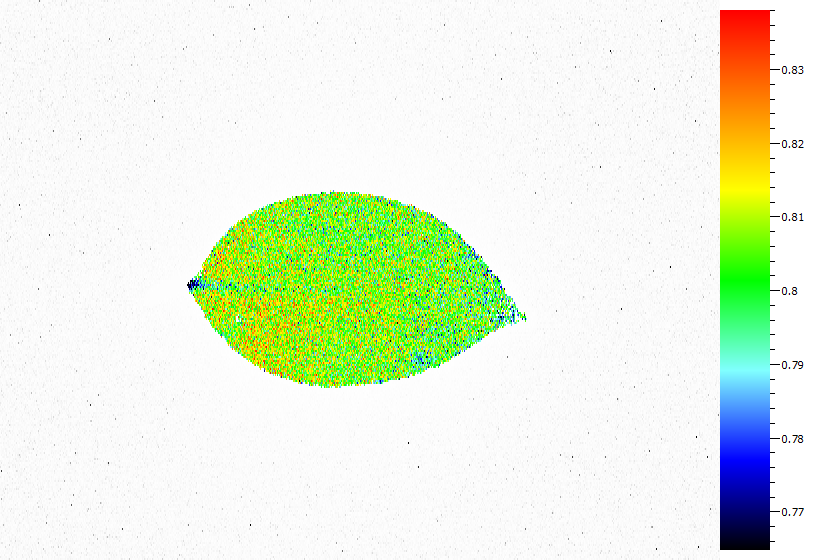
#> input picture test/img/bar.bmp, 820 x 560 px
$ python detect.py --input ../img/bar.bmp
#> lines starting #> are read from the running program, lines starting #| are printed output that depends on the picture; after the words box and inside, x2 and y2 are one past the last pixel; in counts of white or black regions, pixels touching at a corner belong together
#!/usr/bin/env python3.11
# -*- coding: utf-8 -*-
"""Detect and extract leaves."""

import argparse
import os
import sys

import cv2
import numpy as np


def main():
    mode, input, output = args()
    d = Detect()
    if mode == 'leaf':
        try:
            img, _ = d.extr_leaf(input, output)
            cv2.imwrite('test.png', img)
        except (TypeError, ValueError) as e:
            print(e)
            sys.exit()
    elif mode == 'green':
        try:
            d.extr_green(input, output)
        except (TypeError, ValueError) as e:
            print(e)
            sys.exit()

def args():
    parser = argparse.ArgumentParser(\
        description='Detect and extract leaf and fvfm scale bar.')
    parser.add_argument('--mode', choices=['leaf', 'green'], default='leaf')
    parser.add_argument('-i', '--input', required=True)
    parser.add_argument('-o', '--output', default='./')
    args = parser.parse_args()
    return args.mode, args.input, args.output

class Detect:
    """Detect and extract leaves.

    Extract fresh leaves, stained leaves, Fv/Fm value scale bar
    from an image, and detect each leaf size and tilt.

    Attributes:
        resize (:obj:`int`): Image size after resizing. Defaults to 1000.
        canny_thr1 (:obj:`int`): Canny threshold1. Defaults to 100.
        canny_thr2 (:obj:`int`): Canny threshold2. Defaults to 200.
        bin_thr (:obj:`float`): Threshold of binarization. Defaults to 60.
        bin_max (:obj:`float`): Max value of binarization. Defaults to 255.
        min_area (:obj:`int`): Minimun leaf area as a fraction of the
            image. Defaults to 100.
        hsv_min (:obj:`numpy.ndarray[int]`): Minimum HSV value of green.
            Defaults to [30, 50, 50].
        hsv_max (:obj:`numpy.ndarray[int]`): Maximum HSV value of green.
            Defaults to [90, 255, 200].
        blur (:obj:`tuple`): Kernel size of blur (width, height).
            Defaults to (5,5)
        ext (:obj:`str`): Resutl file extension. Defaults to '.png'
    """

    def __init__(self) -> None:
        self.__set_default()

    def __set_default(self) -> None:
        """Set default value to each parameter."""
        self.resize = 1000
        self.canny_thr1 = 100
        self.canny_thr2 = 200
        self.bin_thr = 60
        self.bin_max = 255
        self.min_area = 100
        self.hsv_min = np.array([30,50,50])
        self.hsv_max = np.array([90,255,200])
        self.blur = (5,5)
        self.ext = '.png'

    # [48 lines left out: function set_param, not called in this run]

    def __save(self, img: np.ndarray, name: str, outdir='./') -> None:
        """Save as image file.

        Args:
            img (:obj:`numpy.ndarray`): Image to save
            name (:obj:`str`): File name without extension
            ext (:obj:`str`, optional): File extension.
                Defaults to '.png'

        Returns:
            None
        """
        output = outdir + self.img_name + '_' + name + self.ext
        cv2.imwrite(output, img)

    # [12 lines left out: function __resize, not called in this run]

    def __get_cnts(self, img: np.ndarray) -> list:
        """Find contours with an area larger than the set value.

        Args:
            img (:obj:`numpy.ndarray`): Input binary image.

        Returns:
            list: Contours with an area larger than the set value.
        """
        cnts, _ = cv2.findContours(img, cv2.RETR_EXTERNAL,
                                   cv2.CHAIN_APPROX_SIMPLE)
        height, width = img.shape[:2]
        min_area = height * width / self.min_area
        cnts_list = list(filter(lambda x: cv2.contourArea(x) > min_area, cnts))
        return cnts_list

    def __assess_noise(self, img: np.ndarray) -> int:
        """Assess noise of image.

        Args:
            img (:obj:`numpy.ndarray`): Input image.

        Returns:
            int: Number of noise.
        """
        img_canny = cv2.Canny(img, self.canny_thr1, self.canny_thr2)
        cnts, _ = cv2.findContours(img_canny, cv2.RETR_EXTERNAL, cv2.CHAIN_APPROX_SIMPLE)
        height, width = img.shape[:2]
        min_area = height * width / 1000
        cnts_list = list(filter(lambda x: cv2.contourArea(x) < min_area, cnts))
        return len(cnts_list)

    def __bin(self, img: np.ndarray) -> np.ndarray:
        """Binarization.

        Args:
            img (:obj:`numpy.ndarray`): Input gray scale image.

        Returns:
            numpy.ndarray: Binary image.
        """
        _, img_bin = cv2.threshold(img, self.bin_thr, self.bin_max,
                                   cv2.THRESH_BINARY)
        return img_bin

    # [12 lines left out: function __green_range, not called in this run]

    def extr_leaf(self, input_path: str, output_path: str = './') -> np.ndarray:
        try:
            img = self.__input_img(input_path)
        except (TypeError, ValueError) as e:
            raise
        try:
            cnts_list = self.__best_hsv(img)
        except (ValueError) as e:
            raise
        for cnts in cnts_list:
            shape = self.__shape_leaf(img, cnts)
            if shape is not None:
                break
        if shape is None:
            raise ValueError('No contours were detected.')
        main_obj = self.__main_obj(img, [shape])
        res_img = img.copy()
        cv2.drawContours(res_img, [main_obj], -1, (0,0,255), 3)
        self.__save(res_img, 'leaf-cnts', outdir=output_path)
        img = self.__extr(img, main_obj)
        return img, main_obj

    # [16 lines left out: function extr_green, not called in this run]

    def __extr(self, img, cnts):
        mask = np.zeros(img.shape, np.uint8)
        cv2.drawContours(mask, [cnts], 0, (255, 255, 255), -1)
        result = cv2.bitwise_and(img, mask)
        return result

    def __input_img(self, path: str) -> np.ndarray:
#> called with path = '../img/bar.bmp'
        if path == '':
            raise ValueError('Nothing has been entered. Please select an input image')
        elif os.path.isfile(path):
            img = cv2.imread(path)
#> img is the input picture: shape (560, 820, 3); mean B, G, R 220.3, 242.5, 231.4
            if not isinstance(img, np.ndarray):
                raise TypeError(f'\'{path}\' is not an image file')
            else:
                self.img_name = os.path.splitext(os.path.basename(path))[0]
                return img
        else:
            raise ValueError(f'Cannot access \'{path}\': No such file or directory')

    def __shape_leaf(self, img: np.ndarray, cnts: np.ndarray):
        shape_list = []
        for cnt in cnts:
            diff_approx = self.__approx_ellipse(img, cnt)
            if diff_approx:
                shape_list.append([diff_approx, cnt])
        shape_list.sort(key=lambda x: x[0])
        if len(shape_list) > 0:
            return shape_list[0][1]

    def __approx_ellipse(self, img: np.ndarray, cnts: np.ndarray):
        h, w = img.shape[:2]
        img_ellipse = np.zeros(img.shape[:3], np.uint8)
        img_cnts = img_ellipse.copy()
        ellipse = cv2.fitEllipse(cnts)
        x, y = ellipse[0]
        elp_h, elp_w = ellipse[1]
        cv2.ellipse(img_ellipse, ellipse, (255,255,255), -1)
        cv2.drawContours(img_cnts, [cnts], -1, (255,255,255), -1)
        img_and = cv2.bitwise_and(img_ellipse, img_cnts)
        img_xor = cv2.bitwise_xor(img_and, img_ellipse)
        xor_area = np.sum(img_xor) / 255 / 3
        elp_area = np.sum(img_ellipse) / 255 / 3
        # Whether the ellipse extends beyond the image or not.
        if ((np.abs(h / 2 - y) + (elp_h / 2)) < (h / 2 * 1.05)) and \
           ((np.abs(w / 2 - x) + (elp_w / 2)) < (w / 2 * 1.05)):
            # How far away from the ellipse.
            if (xor_area / elp_area) < 0.2:
                return xor_area
        else:
            return False

    def __main_obj(self, img: np.ndarray, cnts: np.ndarray) -> np.ndarray:
        h, w = img.shape[:2]
        center = (int(w /2), int(h / 2))
        main_obj = None
        obj_list = []
        for cnt in cnts:
            dist = cv2.pointPolygonTest(cnt, center, True)
            obj_list.append([dist, cnt])
            if dist >= 0:
                main_obj = cnt
        if main_obj is None:
            obj_list.sort(key=lambda x: x[0], reverse=True)
            main_obj = obj_list[0][1]
        return main_obj

    # [14 lines left out: function __green_ratio, not called in this run]

    def __best_hsv(self, img: np.ndarray) -> list:
        """Sort H, S, and V in order of decreasing noise

        Args:
            img (:obj:`numpy.ndarray`): Input color image.

        Returns:
            list: List of contours sorted in order of decreasing noise.
        """
        img_hsv = cv2.cvtColor(img, cv2.COLOR_BGR2HSV)
#> img_hsv: shape (560, 820, 3); mean H, S, V 8.9, 37.5, 249.8
        hsv = cv2.split(img_hsv)
        best = []
        h, w = img.shape[:2]
#> h = 560; w = 820
        area = h * w
#> area = 459200
        for image in hsv:
            bin = self.__bin(image)
            white = np.sum(bin) / 255
            black = area - white
            if (white / area) > 0.98 or (black / area) > 0.98:
                continue
            cnts = self.__get_cnts(bin)
            noise = self.__assess_noise(image)
            if len(cnts) > 0:
                best.append([noise, cnts])
#> this loop made 3 passes
#> (white, black, noise) on passes 1 to 2: (29130, 430070, 1298), (73476, 385724, 1584)
#> (white, black) on pass 3: (457711, 1489)
#> pass 1, in __bin, `_, img_bin = cv2.threshold(img, self.bin_thr, self.bin_max, cv2.THRESH..`:
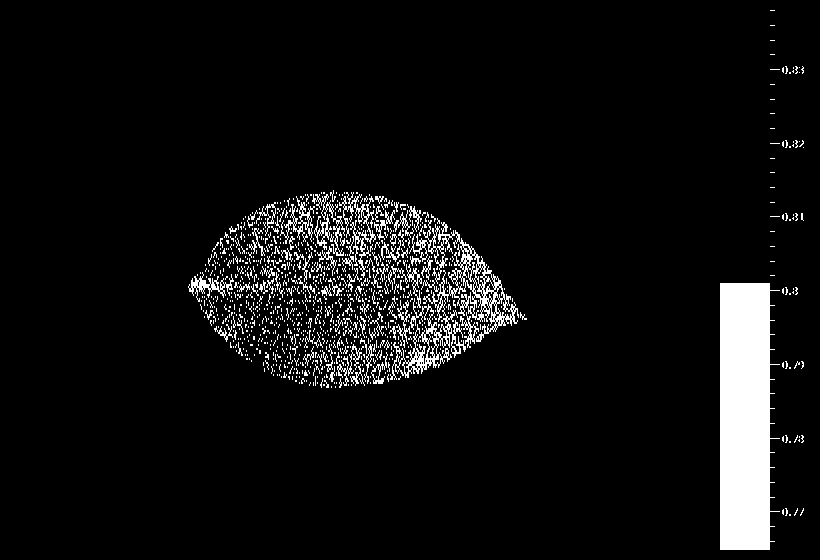
#> img_bin: shape (560, 820); 6.3% white; 978 white regions (889 under 20 px), largest, box (x1, y1, x2, y2) and area: (720, 283, 780, 550) 13460, (390, 220, 519, 380) 4290, (339, 192, 376, 278) 838
#> pass 1, in __assess_noise, `img_canny = cv2.Canny(img, self.canny_thr1, self.canny_thr2)`:
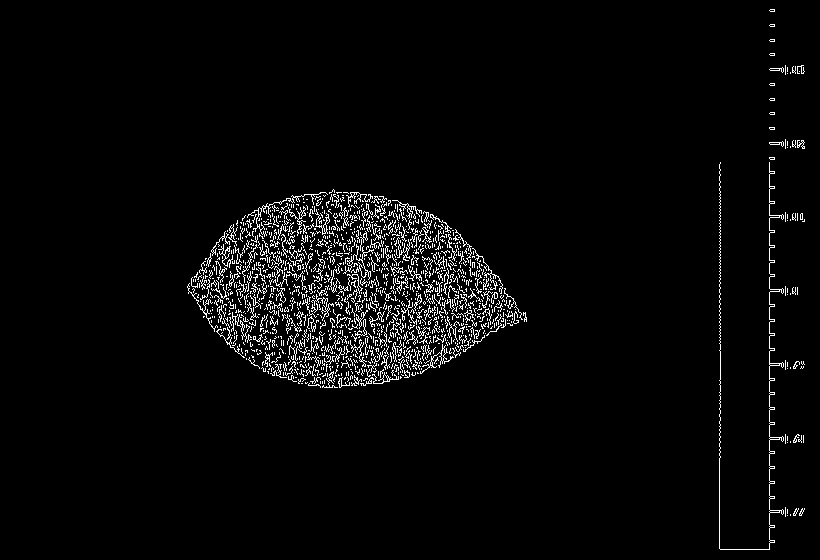
#> img_canny: shape (560, 820); 3.3% white in thin lines or dots, all inside (x1, y1, x2, y2) = (187, 9, 805, 550)
#> after the loop:
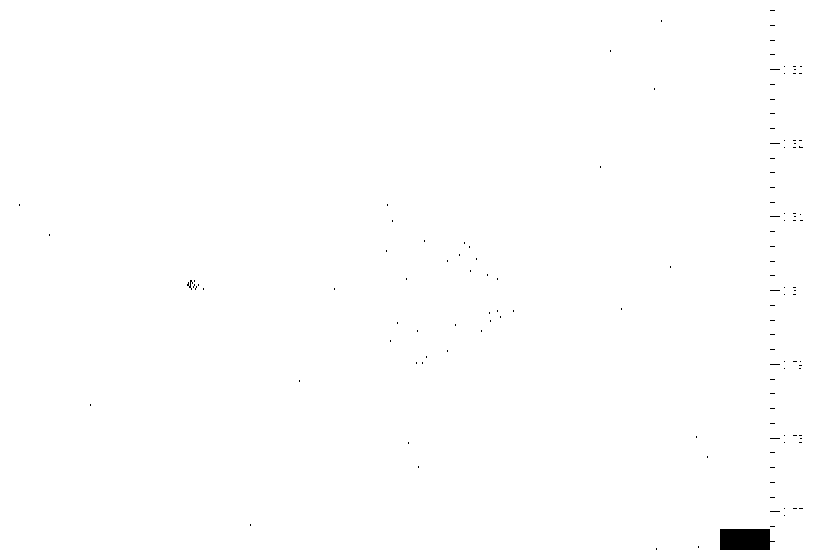
#> bin: shape (560, 820); 99.7% white; 130 black regions (128 under 20 px), largest, box (x1, y1, x2, y2) and area: (720, 529, 775, 550) 1055, (187, 280, 193, 290) 22
#> after the loop, best = 2 items
        if len(best):
            best.sort(key=lambda x: x[0])
            result = [r[1] for r in best]
#> result = 2 items
            return result
        else:
            raise ValueError('No object was detected.')


if __name__ == '__main__':
    main()
#> the loop in extr_leaf, `for cnts in cnts_list:` made 2 passes
#> pass 1, in __approx_ellipse, `img_xor = cv2.bitwise_xor(img_and, img_ellipse)`:
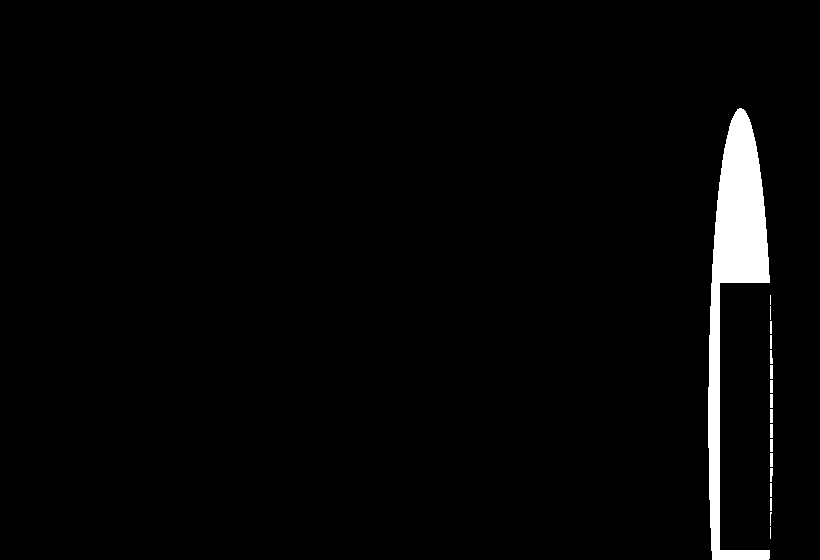
#> img_xor: shape (560, 820, 3); 2.5% white; 18 white regions (4 under 20 px), largest, box (x1, y1, x2, y2) and area: (708, 108, 770, 560) 10784, (770, 365, 773, 379) 42, (770, 394, 773, 408) 42
#> pass 1, in __approx_ellipse (call 2), `img_xor = cv2.bitwise_xor(img_and, img_ellipse)`:
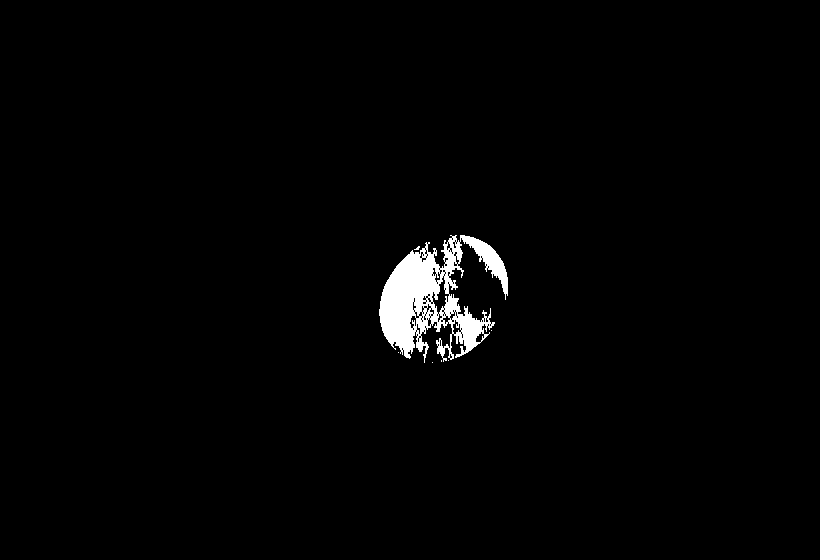
#> img_xor: shape (560, 820, 3); 1.6% white; 7 white regions (6 under 20 px), largest, box (x1, y1, x2, y2) and area: (379, 235, 508, 363) 7437
#> the loop in __main_obj, `for cnt in cnts:` made 1 pass
#> dist on pass 1: 63.66
#> after the loop in __main_obj, `for cnt in cnts:`: obj_list = 1 item
#> in extr_leaf, `main_obj = self.__main_obj(img, [shape])`: main_obj = contour of 877 points, box (x1, y1, x2, y2) (188, 190, 527, 388), area 45246
#> in extr_leaf, `cv2.drawContours(res_img, [main_obj], -1, (0,0,255), 3)`:
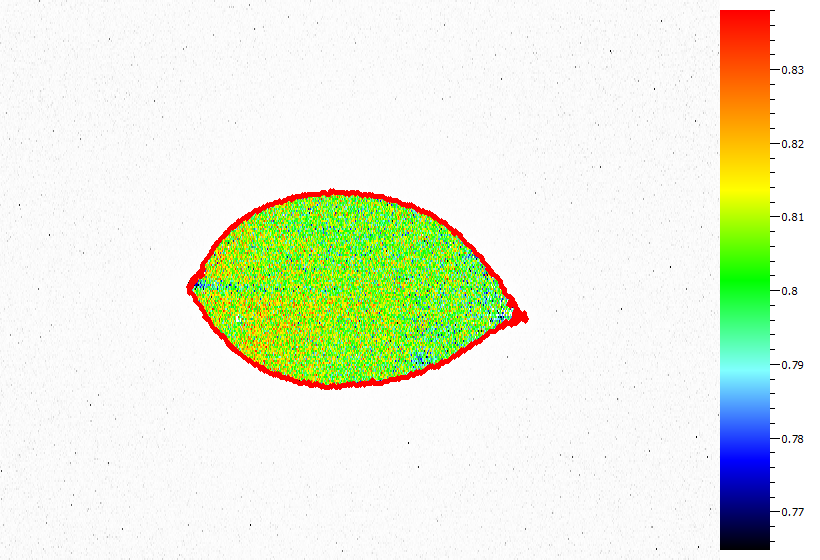
#> res_img: shape (560, 820, 3); 0.99% of pixels changed, all inside (x1, y1, x2, y2) = (186, 188, 529, 390)
#> in __extr, `cv2.drawContours(mask, [cnts], 0, (255, 255, 255), -1)`: mask: shape (560, 820, 3); 10% white; 1 white region, box (x1, y1, x2, y2) and area: (188, 190, 527, 388) 45830
#> in __extr, `result = cv2.bitwise_and(img, mask)`:
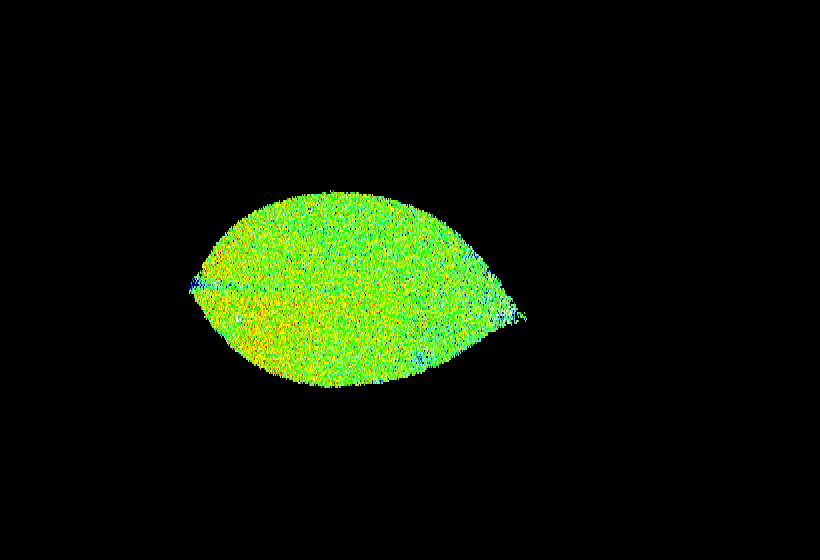
#> result: shape (560, 820, 3); mean B, G, R 4.7, 23.2, 13.3
